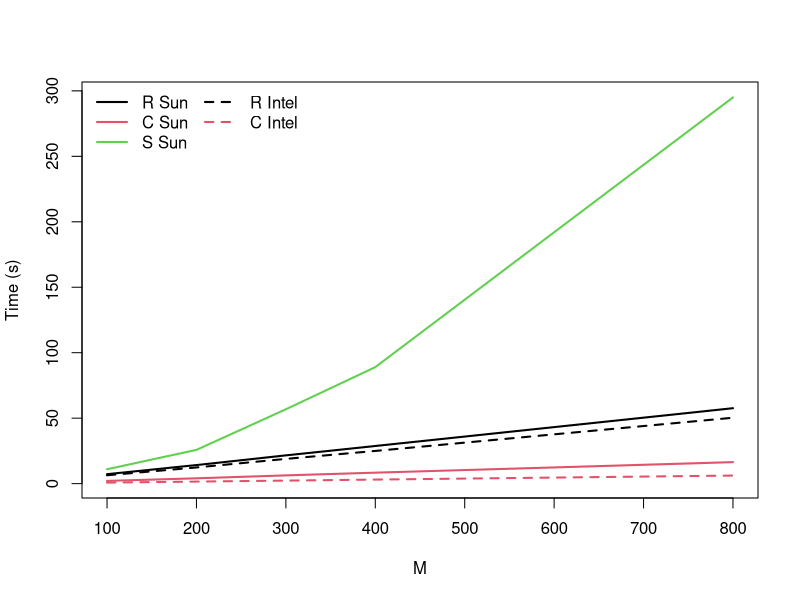

This chart was generated by the following R code:
## ---- chunk 1
d<-read.table(text="M     R_Sun     C_Sun    S_Sun      R_Intel      C_Intel
100  7.24  2.08  11    6.38   0.79
200 14.19  4.06  25.8  12.36  1.56
300 21.59  6.3   56.8  18.89  2.31
400 28.76  8.37  89    24.97  3.09
800 57.62 16.42 295    50.33  6.16
", header=TRUE)
matplot(d[,1],d[,-1],type="l", lwd=2,col=c(1:3,1:2),
        lty=c(1,1,1,2,2),xlab="M",ylab="Time (s)"
      )
legend("topleft",lty=c(1,1,1,2,2),col=c(1:3,1:2),lwd=2,bty="n",
       legend=c("R Sun","C Sun","S Sun","R Intel","C Intel"),ncol=2)
